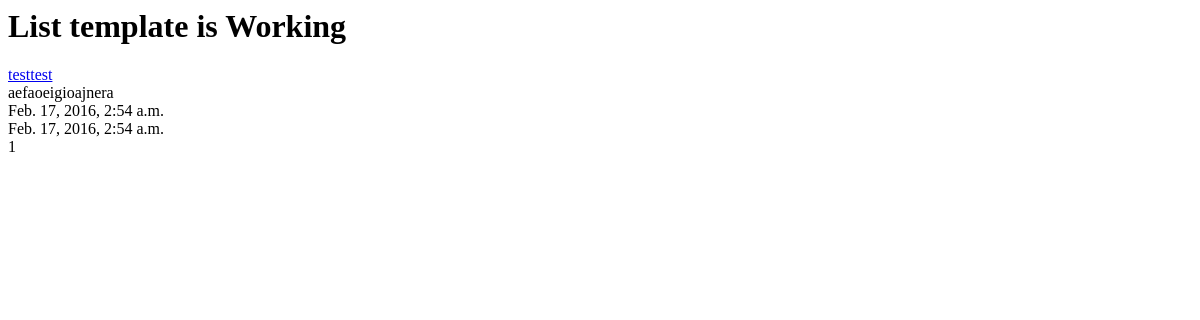
The app's page /posts/, older data.
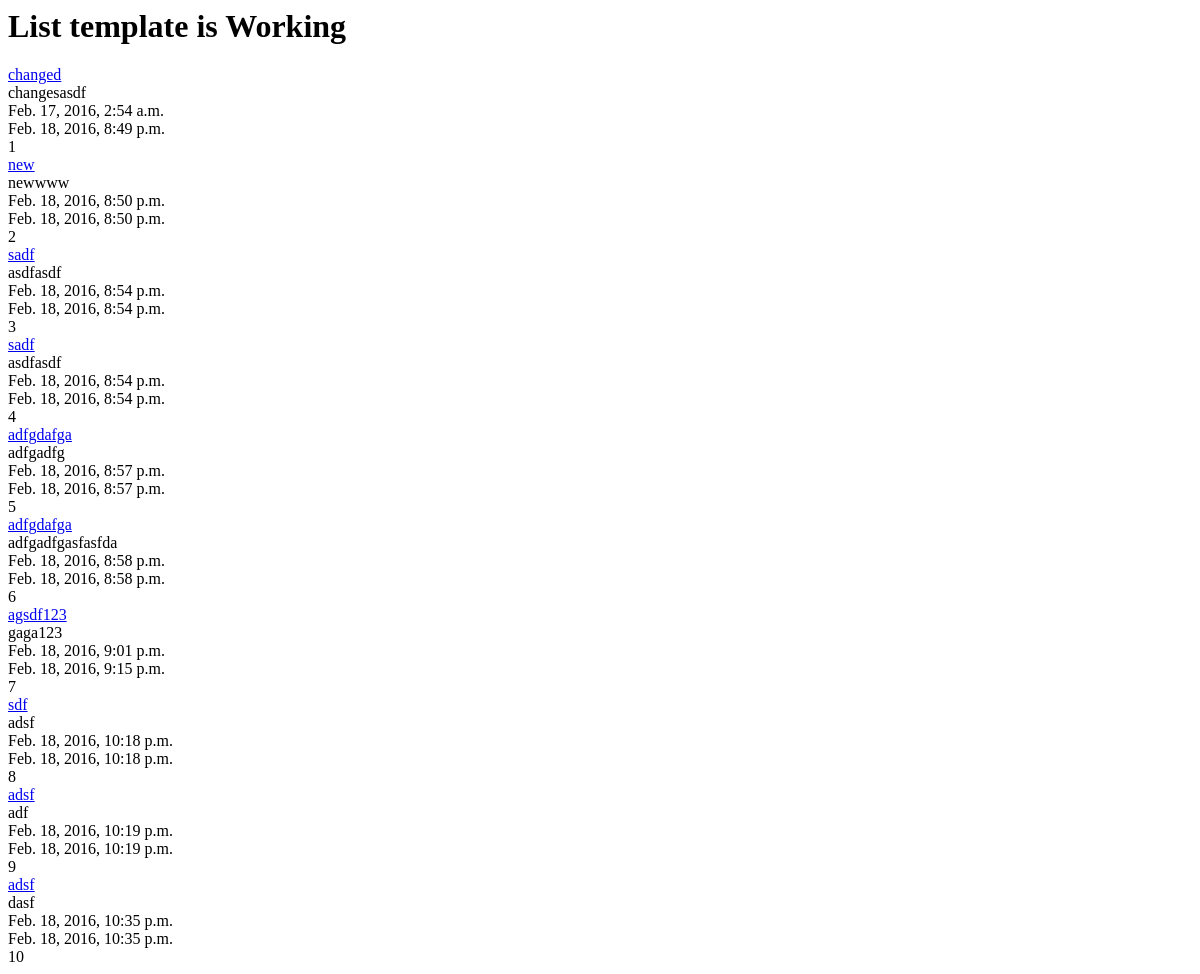
The same page, newer data.
### posts/models.py (models this page shows, shortened)
class Post(models.Model):
    title = models.CharField(max_length=120)
    content = models.TextField()
    updated = models.DateTimeField(auto_now = True, auto_now_add = False)
    timestamp = models.DateTimeField(auto_now = False, auto_now_add = True)
    def get_absolute_url(self):
        return reverse("detail", kwargs = {"id": self.id})

### posts/views.py (the view)
def post_list(request):
    queryset = Post.objects.all()
    context = {
        "objects_list" : queryset,
        "title": "List",
    }
    return render(request, "post_list.html", context)

### templates/post_list.html
{% extends "base.html" %}
{% block content %}
<h1>{{title}} template is Working</h1>
{% for obj in objects_list %}
<a href='{{ obj.get_absolute_url }}'>{{obj.title}}</a><br/>
{{obj.content}}<br/>
{{obj.timestamp}}<br/>
{{obj.updated}}<br/>
{{obj.id}}<br/>
{% endfor %}
{% endblock content %}

### templates/base.html (shortened to what this page needs)
<html>
<head>
</head>
<body>
<div class='container'>
{% block content %}
{% endblock content %}
</div>
</body>
</html>

Row changes from the older to the newer data that the page shows:
changed Post id 1: title "testtest" → "changed"; content "aefaoeigioajnera" → "changesasdf"; updated "Feb. 17, 2016, 2:54 a.m." → "Feb. 18, 2016, 8:49 p.m."
added Post: title "new", content "newwww", timestamp "Feb. 18, 2016, 8:50 p.m.", updated "Feb. 18, 2016, 8:50 p.m.", id "2"
added Post: title "sadf", content "asdfasdf", timestamp "Feb. 18, 2016, 8:54 p.m.", updated "Feb. 18, 2016, 8:54 p.m.", id "3"
added Post: title "sadf", content "asdfasdf", timestamp "Feb. 18, 2016, 8:54 p.m.", updated "Feb. 18, 2016, 8:54 p.m.", id "4"
added Post: title "adfgdafga", content "adfgadfg", timestamp "Feb. 18, 2016, 8:57 p.m.", updated "Feb. 18, 2016, 8:57 p.m.", id "5"
added Post: title "adfgdafga", content "adfgadfgasfasfda", timestamp "Feb. 18, 2016, 8:58 p.m.", updated "Feb. 18, 2016, 8:58 p.m.", id "6"
added Post: title "agsdf123", content "gaga123", timestamp "Feb. 18, 2016, 9:01 p.m.", updated "Feb. 18, 2016, 9:15 p.m.", id "7"
added Post: title "sdf", content "adsf", timestamp "Feb. 18, 2016, 10:18 p.m.", updated "Feb. 18, 2016, 10:18 p.m.", id "8"
added Post: title "adsf", content "adf", timestamp "Feb. 18, 2016, 10:19 p.m.", updated "Feb. 18, 2016, 10:19 p.m.", id "9"
added Post: title "adsf", content "dasf", timestamp "Feb. 18, 2016, 10:35 p.m.", updated "Feb. 18, 2016, 10:35 p.m.", id "10"
